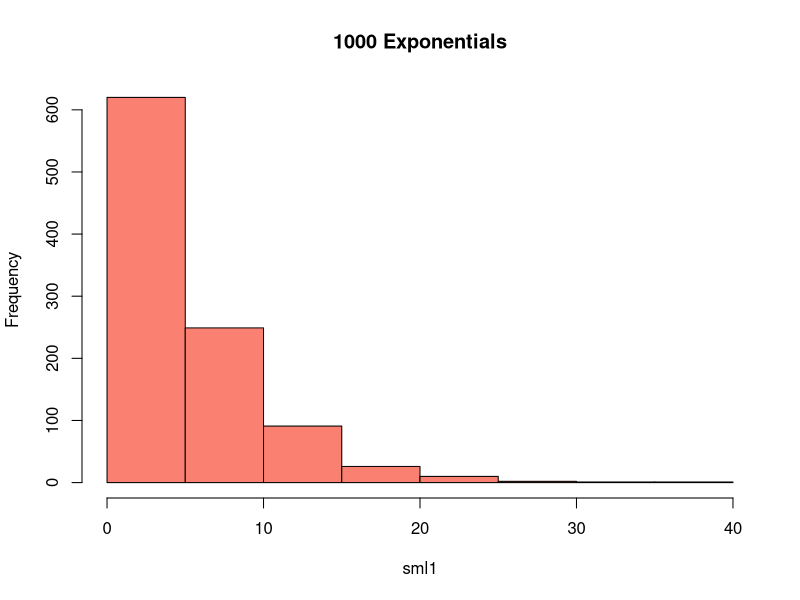
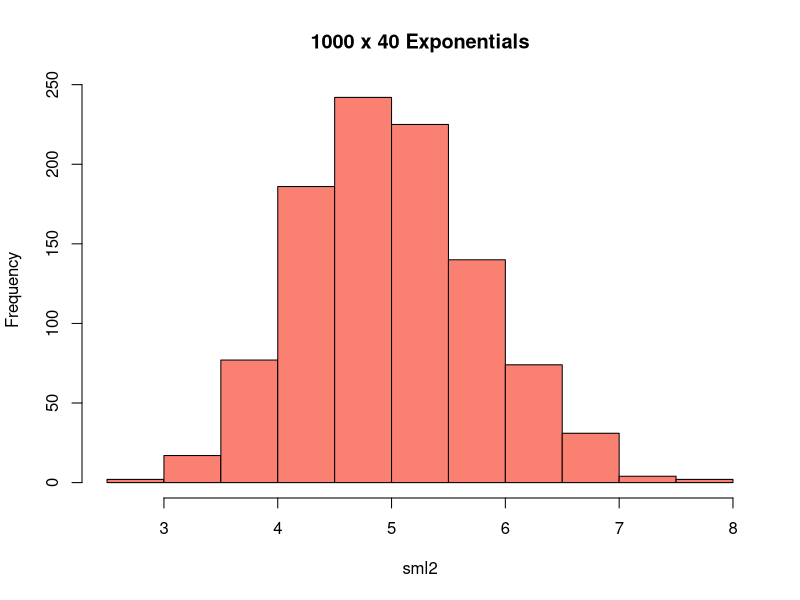
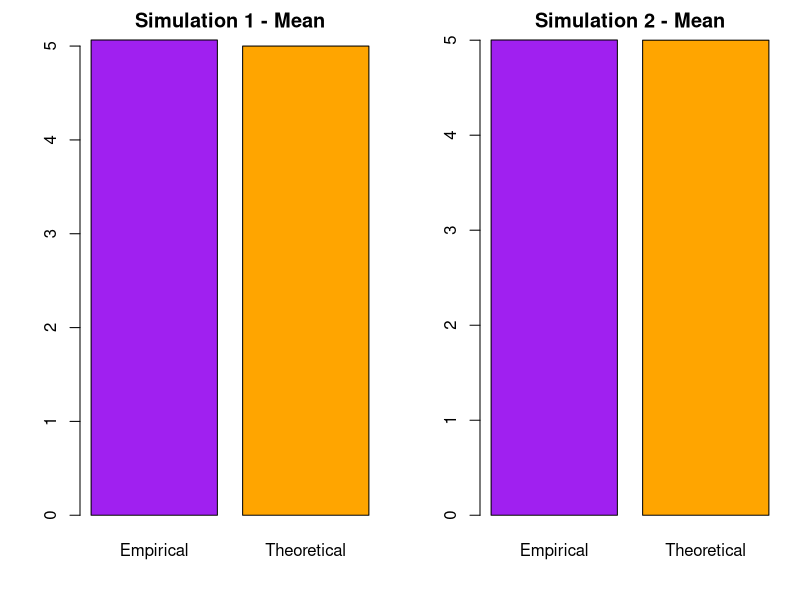
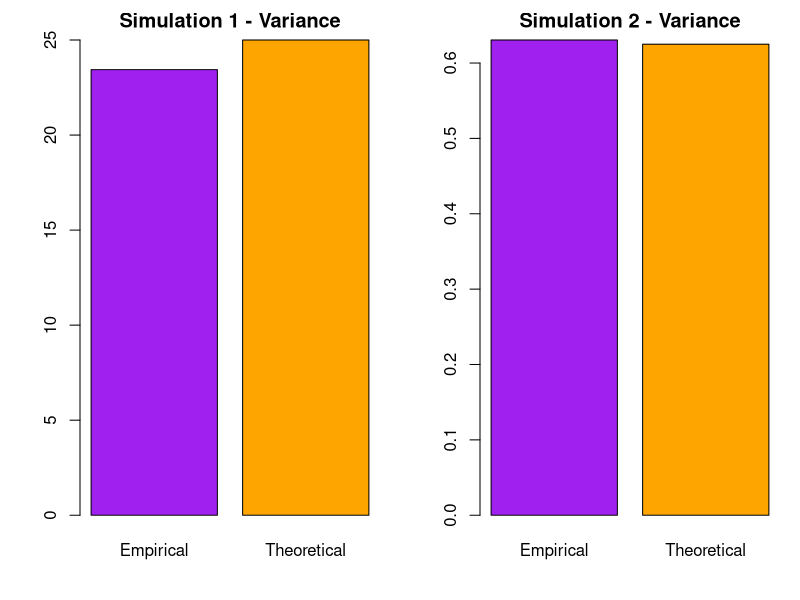
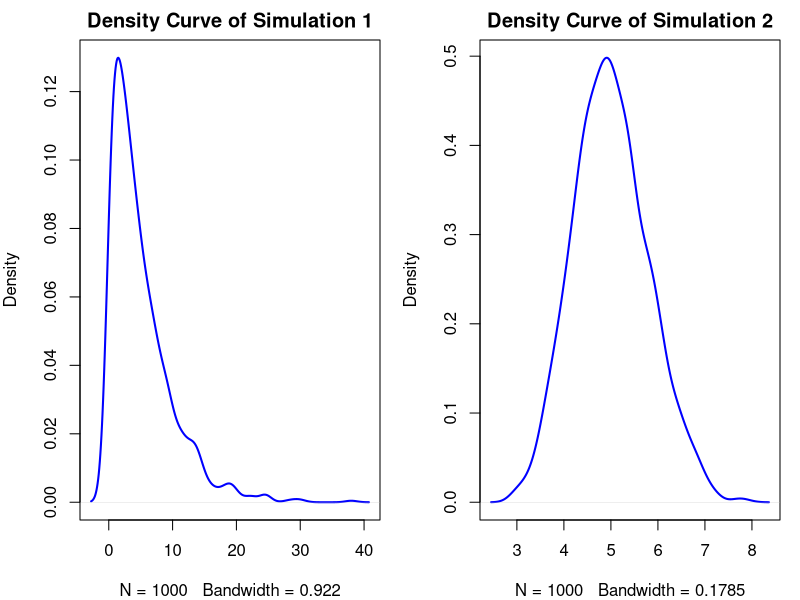

These figures' R source, in order:
## ---- chunk 1
knitr::opts_chunk$set(echo = TRUE)
## ---- chunk 2
sml1 = rexp(1000,0.2)
hist(sml1, main = "1000 Exponentials", col = "salmon")
## ---- chunk 3
sml2 = NULL
for (i in 1 : 1000) sml2 = c(sml2, mean(rexp(40,0.2)))
hist(sml2, main = "1000 x 40 Exponentials", col = "salmon")
## ---- chunk 4
par(mfrow = c(1,2), mar = c(4,4,2,1))
barplot(height = c(Empirical = mean(sml1), Theoretical = 5),
        col = c("purple", "orange"), main = "Simulation 1 - Mean")
barplot(height = c(Empirical = mean(sml2), Theoretical = 5),
        col = c("purple", "orange"), main = "Simulation 2 - Mean")
## ---- chunk 5
data.frame(EmpiricalMean = c(mean(sml1), mean(sml2)), TheoreticalMean = c(5,5),
           row.names = c("Simulation 1", "Simulation 2"))
## ---- chunk 6
par(mfrow = c(1,2), mar = c(4,4,2,1))
barplot(height = c(Empirical = var(sml1), Theoretical = 25),
        col = c("purple", "orange"), main = "Simulation 1 - Variance")
barplot(height = c(Empirical = var(sml2), Theoretical = 0.625),
        col = c("purple", "orange"), main = "Simulation 2 - Variance")
## ---- chunk 7
data.frame(EmpiricalVariance = c(var(sml1), var(sml2)), TheoreticalVariance = c(25,0.625),
           row.names = c("Simulation 1", "Simulation 2"))
## ---- chunk 8
par(mfrow = c(1,2), mar = c(4,4,2,1))
plot(density(sml1), col="blue", lwd=2, main = "Density Curve of Simulation 1")
plot(density(sml2), col="blue", lwd=2, main = "Density Curve of Simulation 2")
